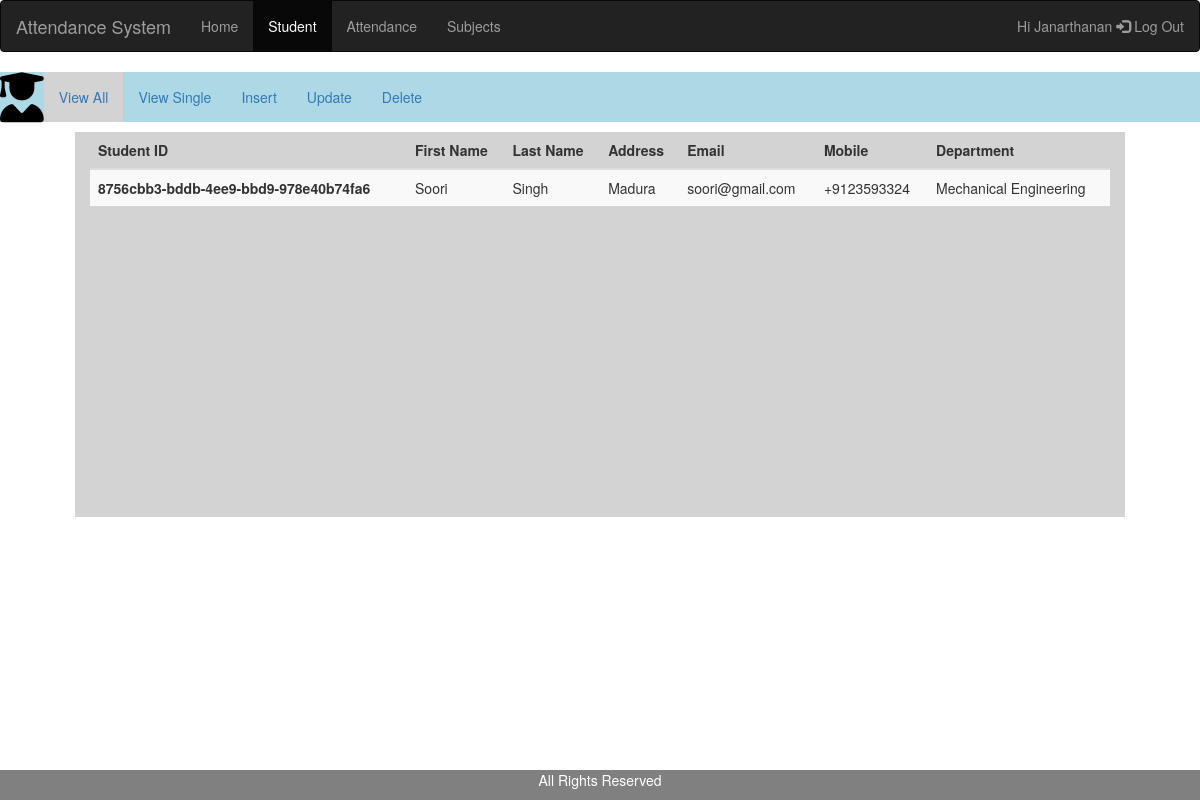
/student_viewall (signed in), run on the app's committed database.
### api_v1/models.py (models this page shows, shortened)
class record(models.Model):
    recordAdded = models.DateTimeField(auto_now_add=True)
    recordModified = models.DateTimeField(auto_now=True)
    class Meta:
        abstract = True

class student(record):
     studentId = models.CharField(primary_key=True, default=generateUUID, editable=False,max_length=200)
     firstName = models.CharField(max_length=200, blank=False, null=False)
     lastName = models.CharField(max_length=200, blank=False, null=False)
     address = models.CharField(max_length=200, blank=False, null=False)
     email = models.CharField(max_length=200, blank=False, null=False)
     mobileNo = models.CharField(max_length=15, blank=False, null=False)
     department = models.CharField(max_length=100, blank=False, null=False)

### api_v1/views.py (the view, shortened to what this page needs)
# urls.py: path("student_viewall",views.student_viewall),
@login_required
def student_viewall(request):
    try:
        group = request.user.groups.get(name="Student")
    except:
        personalRecords = student.objects.all()
        context = {"allrecord": personalRecords}
        return render(request, "student_viewall.htm",context)

### templates/student_viewall.htm (shortened to what this page needs)
<!DOCTYPE html>
<html lang="en">
<head>
  <link rel="stylesheet" href="https://maxcdn.bootstrapcdn.com/bootstrap/3.4.1/css/bootstrap.min.css">
  <link rel="stylesheet" href="https://cdnjs.cloudflare.com/ajax/libs/font-awesome/4.7.0/css/font-awesome.min.css">
</head>
<body>
  <nav class="navbar navbar-inverse" style="padding-bottom: 0px;">
    <div class="container-fluid" >
      <div class="navbar-header">
        <a class="navbar-brand" href="#">Attendance System</a>
      </div>
      <ul class="nav navbar-nav">
        <li><a href="home">Home</a></li>
        <li class="active"><a href="student_insert">Student</a></li>
        <li><a href="attendance_insert">Attendance</a></li>
        <li><a href="subjects_viewall">Subjects</a></li>
      </ul>
      <ul class="nav navbar-nav navbar-right">
        <li><a href="{% url 'logout' %}">
          Hi {{ user.first_name }}
          <span class="glyphicon glyphicon-log-in"></span> Log Out</a></li>
      </ul>
    </div>
  </nav>
    <div class="row">
    <div class="container-fluid" style="padding-top: 0%;background-color: lightblue;">
      <ul class="nav navbar-nav">
        <div class="navbar-header">
          <i class='fas fa-user-graduate' style='font-size:50px;color: black;'></i>
        </div>
        <li class="active" style="background-color: lightgrey;"><a href="student_viewall">View All</a></li>
        <li ><a href="student_viewsingle">View Single</a></li>
        <li ><a href="student_insert">Insert</a></li>
        <li ><a href="student_update">Update</a></li>
        <li ><a href="student_delete">Delete</a></li>
        </ul>
    </div>
    <div class="row" style="padding-top: 10px;">
      <div class="col-sm-1"></div>
      <div class="col-sm-10" style="background-color: lightgrey;height: 385px;">
        <table class="table table-striped">
            <thead>
              <tr>
                <th scope="col">Student ID</th>
                <th scope="col">First Name</th>
                <th scope="col">Last Name</th>
                <th scope="col">Address</th>
                <th scope="col">Email</th>
                <th scope="col">Mobile</th>
                <th scope="col">Department</th>
              </tr>
            </thead>
            <tbody>
              {% for record in allrecord %}
                <tr>
                <th scope="row">{{ record.studentId }}</th>
                <td>{{ record.firstName }}</td>
                <td>{{ record.lastName }}</td>
                <td>{{ record.address }}</td>
                <td>{{ record.email }}</td>
                <td>{{ record.mobileNo }}</td>
                <td>{{ record.department }}</td>
                </tr>
                {% endfor %}
            </tbody>
          </table>
      </div>
      <div class="col-sm-1"></div>
    </div>
</body>
<div class="footer" style="position: fixed;left: 0;bottom: 0;width:100%;background-color: grey;color: white;text-align: center;">
  <p>All Rights Reserved</p>
</html>

### data on the page
student: studentId "8756cbb3-bddb-4ee9-bbd9-978e40b74fa6", firstName "Soori", lastName "Singh", address "Madura", email "soori@gmail.com", mobileNo "+9123593324", department "Mechanical Engineering"

### other printed values
{{ user.first_name }} "Janarthanan"
